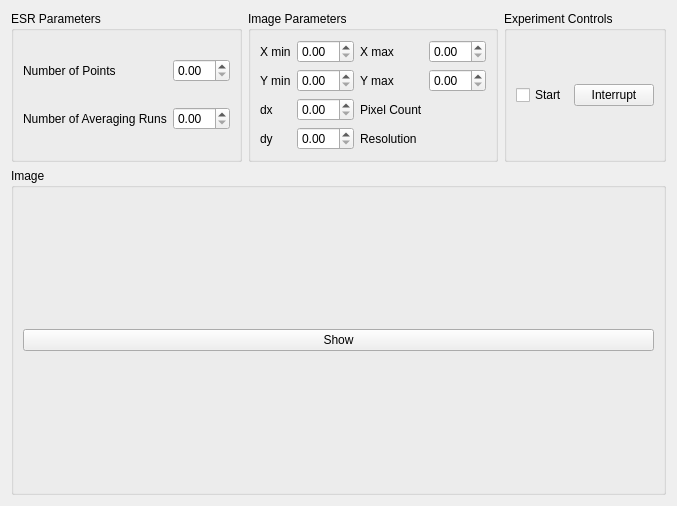
<?xml version="1.0" encoding="UTF-8"?>
<ui version="4.0">
 <class>Form</class>
 <widget class="QWidget" name="Form">
  <property name="geometry">
   <rect>
    <x>0</x>
    <y>0</y>
    <width>633</width>
    <height>506</height>
   </rect>
  </property>
  <property name="windowTitle">
   <string>Form</string>
  </property>
  <layout class="QGridLayout" name="gridLayout" rowstretch="0,1">

   <item row="0" column="0">
    <widget class="QGroupBox" name="move_groupBox">
     <property name="title">
      <string>ESR Parameters</string>
     </property>
     <layout class="QGridLayout" name="gridLayout" columnstretch="0,0">
      <item row="0" column="1">
       <widget class="QDoubleSpinBox" name="N_pts_doubleSpinBox"/>
      </item>
      <item row="0" column="0">
       <widget class="QLabel" name="label_10">
        <property name="text">
         <string>Number of Points</string>
        </property>
       </widget>
      </item>
      <item row="1" column="1">
       <widget class="QDoubleSpinBox" name="Navg_doubleSpinBox"/>
      </item>
      <item row="1" column="0">
       <widget class="QLabel" name="label_11">
        <property name="text">
         <string>Number of Averaging Runs</string>
        </property>
       </widget>
      </item>
     </layout>
    </widget>
   </item>

   <item row="0" column="1" colspan="3">
    <widget class="QGroupBox" name="image_groupBox">
     <property name="title">
      <string>Image Parameters</string>
     </property>
     <layout class="QGridLayout" name="gridLayout_3" columnstretch="1,3">

      <item row="0" column="1">
       <widget class="QDoubleSpinBox" name="xmin_doubleSpinBox"/>
      </item>
      <item row="0" column="0">
       <widget class="QLabel" name="label_10">
        <property name="text">
         <string>X min</string>
        </property>
       </widget>
      </item>

      <item row="0" column="3">
       <widget class="QDoubleSpinBox" name="xmax_doubleSpinBox"/>
      </item>
      <item row="0" column="2">
       <widget class="QLabel" name="label_10">
        <property name="text">
         <string>X max</string>
        </property>
       </widget>
      </item>

      <item row="1" column="1">
       <widget class="QDoubleSpinBox" name="ymin_doubleSpinBox"/>
      </item>
      <item row="1" column="0">
       <widget class="QLabel" name="label_10">
        <property name="text">
         <string>Y min</string>
        </property>
       </widget>
      </item>

      <item row="1" column="3">
       <widget class="QDoubleSpinBox" name="ymax_doubleSpinBox"/>
      </item>
      <item row="1" column="2">
       <widget class="QLabel" name="label_10">
        <property name="text">
         <string>Y max</string>
        </property>
       </widget>
      </item>

      <item row="2" column="1">
       <widget class="QDoubleSpinBox" name="dx_doubleSpinBox"/>
      </item>
      <item row="2" column="0">
       <widget class="QLabel" name="label_10">
        <property name="text">
         <string>dx</string>
        </property>
       </widget>
      </item>

      <item row="3" column="1">
       <widget class="QDoubleSpinBox" name="dy_doubleSpinBox"/>
      </item>
      <item row="3" column="0">
       <widget class="QLabel" name="label_10">
        <property name="text">
         <string>dy</string>
        </property>
       </widget>
      </item>

      <item row="3" column="3">
       <widget class="QLabel" name="res"/>
      </item>
      <item row="3" column="2">
       <widget class="QLabel" name="label_10">
        <property name="text">
         <string>Resolution</string>
        </property>
       </widget>
      </item>

      <item row="2" column="3">
       <widget class="QLabel" name="num_pts"/>
      </item>
      <item row="2" column="2">
       <widget class="QLabel" name="label_10">
        <property name="text">
         <string>Pixel Count</string>
        </property>
       </widget>
      </item>

     </layout>
    </widget>
   </item>

   <item row="1" column="0" colspan="5">
    <widget class="QGroupBox" name="plot_groupBox">
     <property name="title">
      <string>Image</string>
     </property>
     <layout class="QVBoxLayout" name="verticalLayout">
      <item>
       <widget class="QPushButton" name="show_pushButton">
        <property name="text">
         <string>Show</string>
        </property>
       </widget>
      </item>
     </layout>
    </widget>
   </item>

   <item row="0" column="4">
    <widget class="QGroupBox" name="camera_controls_groupBox">
     <property name="title">
      <string>Experiment Controls</string>
     </property>
     <layout class="QGridLayout" name="gridLayout" columnstretch="0,0">
      <item row="0" column="1">
       <widget class="QPushButton" name="interrupt_pushButton">
        <property name="text">
         <string>Interrupt</string>
        </property>
       </widget>
      </item>
      <item row="0" column="0">
       <widget class="QCheckBox" name="start_box">
        <property name="text">
         <string>Start</string>
        </property>
       </widget>
      </item>
     </layout>
    </widget>
   </item>

  </layout>
 </widget>
 <resources/>
 <connections/>
</ui>
